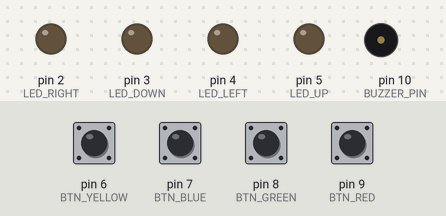
A sketch run on a simulated Arduino Uno, built with avr-gcc and run on an emulated ATmega328P. Shown: output pins drawn as LEDs (lit = HIGH), buzzer (waves = sounding). Dashed ring = blinking. The test bench sets the inputs (shaded band); at power-on: pin 6 (BTN_YELLOW), pin 7 (BTN_BLUE), pin 8 (BTN_GREEN), pin 9 (BTN_RED) HIGH.

Above: at 6.1 s.
6.2 s: pin 6 (BTN_YELLOW) pulled LOW for 0.15 s
At 6.8 s:
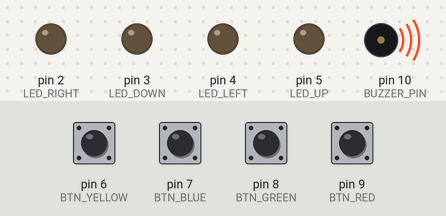
At 8.1 s:
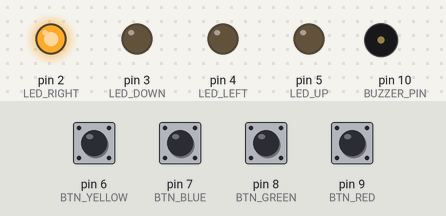
8.6 s: pin 9 (BTN_RED) pulled LOW for 1 s
At 10.2 s:
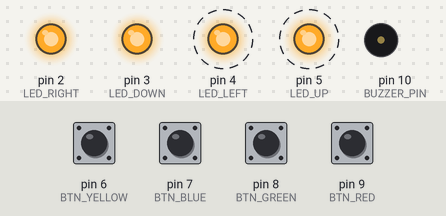
Timing chart, 0 to 14.8 s (numbered marks = the images above; inputs shaded):
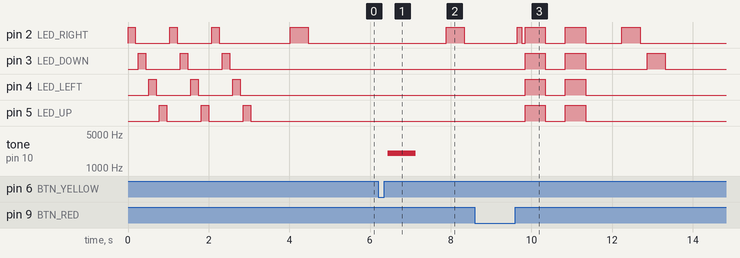

Measured:
- after the input at 6.2 s, pin 2 (LED_RIGHT): LOW → HIGH after 1.7 s, → LOW 0.45 s later; tone on pin 10 (BUZZER_PIN): silent → 2000 Hz after 0.23 s, → silent 0.70 s later
- after the input at 8.6 s, pin 3 (LED_DOWN): goes HIGH 0.50 s, LOW 0.50 s, HIGH 0.50 s, LOW 1.5 s, HIGH 0.45 s, then LOW, starting after 1.2 s; pin 4 (LED_LEFT), pin 5 (LED_UP): alternates HIGH for 0.50 s and LOW for 0.50 s, 4 changes in all, then stays LOW, starting after 1.2 s

The sketch:

simon_game.ino
```cpp
// XIAO Kids Game - Simon Memory Game
// Board: Seeeduino XIAO SAMD21

// ---------- LED pins ----------
const int LED_RIGHT = 2; // Red / Right
const int LED_DOWN  = 3; // Yellow / Down
const int LED_LEFT  = 4; // Green / Left
const int LED_UP    = 5; // Blue / Up

// ---------- Button pins ----------
const int BTN_YELLOW = 6;
const int BTN_BLUE   = 7;
const int BTN_GREEN  = 8;
const int BTN_RED    = 9;

// ---------- Buzzer ----------
const int BUZZER_PIN = 10;

// Using Psv pin on the buzzer module with tone().
const bool BUZZER_USE_TONE = true;

// ---------- Game constants ----------
const int STEP_RIGHT = 0;
const int STEP_DOWN  = 1;
const int STEP_LEFT  = 2;
const int STEP_UP    = 3;

const int MAX_LEVEL = 16;

// Predefined sequence.
// Each level adds one more item from this sequence.
const int GAME_SEQUENCE[MAX_LEVEL] = {
  STEP_RIGHT,
  STEP_DOWN,
  STEP_LEFT,
  STEP_UP,
  STEP_RIGHT,
  STEP_LEFT,
  STEP_DOWN,
  STEP_UP,
  STEP_DOWN,
  STEP_RIGHT,
  STEP_UP,
  STEP_LEFT,
  STEP_RIGHT,
  STEP_DOWN,
  STEP_UP,
  STEP_LEFT
};

int currentLevel = 1;

// Reset handling
const unsigned long LONG_RED_PRESS_MS = 1200;
const unsigned long RED_MULTI_PRESS_WINDOW_MS = 3000;
const int RED_MULTI_PRESS_COUNT = 5;

int redPressCounter = 0;
unsigned long firstRedPressTime = 0;

// ---------- Helpers ----------

int ledForStep(int step) {
  switch (step) {
    case STEP_RIGHT: return LED_RIGHT;
    case STEP_DOWN:  return LED_DOWN;
    case STEP_LEFT:  return LED_LEFT;
    case STEP_UP:    return LED_UP;
  }
  return LED_RIGHT;
}

int buttonToStep() {
  if (digitalRead(BTN_RED) == LOW)    return STEP_RIGHT;
  if (digitalRead(BTN_YELLOW) == LOW) return STEP_DOWN;
  if (digitalRead(BTN_GREEN) == LOW)  return STEP_LEFT;
  if (digitalRead(BTN_BLUE) == LOW)   return STEP_UP;

  return -1;
}

bool isAnyButtonPressed() {
  return buttonToStep() != -1;
}

void allLedsOff() {
  digitalWrite(LED_RIGHT, LOW);
  digitalWrite(LED_DOWN, LOW);
  digitalWrite(LED_LEFT, LOW);
  digitalWrite(LED_UP, LOW);
}

void allLedsOn() {
  digitalWrite(LED_RIGHT, HIGH);
  digitalWrite(LED_DOWN, HIGH);
  digitalWrite(LED_LEFT, HIGH);
  digitalWrite(LED_UP, HIGH);
}

void flashAllLedsTwice() {
  for (int i = 0; i < 2; i++) {
    allLedsOn();
    delay(500);
    allLedsOff();
    delay(500);
  }
}

void beepError() {
  // No LED action here, as requested.

  if (BUZZER_USE_TONE) {
    tone(BUZZER_PIN, 2000, 700);
    delay(750);
    noTone(BUZZER_PIN);
  } else {
    digitalWrite(BUZZER_PIN, HIGH);
    delay(700);
    digitalWrite(BUZZER_PIN, LOW);
  }

  delay(300);
}

void showOneStep(int step, int onMs = 450, int gapMs = 180) {
  int led = ledForStep(step);

  digitalWrite(led, HIGH);
  delay(onMs);
  digitalWrite(led, LOW);
  delay(gapMs);
}

void introAnimation() {
  allLedsOff();

  // 3 rotations before game starts.
  for (int round = 0; round < 3; round++) {
    showOneStep(STEP_RIGHT, 180, 80);
    showOneStep(STEP_DOWN, 180, 80);
    showOneStep(STEP_LEFT, 180, 80);
    showOneStep(STEP_UP, 180, 80);
  }

  delay(500);
}

void showCurrentSequence() {
  delay(400);

  for (int i = 0; i < currentLevel; i++) {
    showOneStep(GAME_SEQUENCE[i]);
  }

  delay(300);
}

void resetGame() {
  currentLevel = 1;
  redPressCounter = 0;
  firstRedPressTime = 0;

  allLedsOff();
  delay(300);
  introAnimation();
  showCurrentSequence();
}

bool registerRedTapAndCheckReset() {
  unsigned long now = millis();

  if (redPressCounter == 0 || (now - firstRedPressTime) > RED_MULTI_PRESS_WINDOW_MS) {
    redPressCounter = 1;
    firstRedPressTime = now;
  } else {
    redPressCounter++;
  }

  if (redPressCounter >= RED_MULTI_PRESS_COUNT) {
    return true;
  }

  return false;
}

bool checkLongRedPressReset() {
  if (digitalRead(BTN_RED) != LOW) {
    return false;
  }

  unsigned long start = millis();

  while (digitalRead(BTN_RED) == LOW) {
    if (millis() - start >= LONG_RED_PRESS_MS) {
      // Wait until release, so it does not immediately trigger again.
      while (digitalRead(BTN_RED) == LOW) {
        delay(10);
      }
      delay(150);
      return true;
    }

    delay(10);
  }

  return false;
}

int waitForButtonPressOrReset(bool &resetRequested) {
  resetRequested = false;

  while (true) {
    // Long red press reset
    if (digitalRead(BTN_RED) == LOW) {
      unsigned long start = millis();

      while (digitalRead(BTN_RED) == LOW) {
        if (millis() - start >= LONG_RED_PRESS_MS) {
          while (digitalRead(BTN_RED) == LOW) {
            delay(10);
          }
          delay(150);
          resetRequested = true;
          return -1;
        }

        delay(10);
      }

      // It was a short red press.
      delay(40); // debounce

      if (registerRedTapAndCheckReset()) {
        resetRequested = true;
        return -1;
      }

      // Red button means STEP_RIGHT.
      return STEP_RIGHT;
    }

    if (digitalRead(BTN_YELLOW) == LOW) {
      delay(40);
      while (digitalRead(BTN_YELLOW) == LOW) {
        delay(10);
      }
      delay(80);
      return STEP_DOWN;
    }

    if (digitalRead(BTN_GREEN) == LOW) {
      delay(40);
      while (digitalRead(BTN_GREEN) == LOW) {
        delay(10);
      }
      delay(80);
      return STEP_LEFT;
    }

    if (digitalRead(BTN_BLUE) == LOW) {
      delay(40);
      while (digitalRead(BTN_BLUE) == LOW) {
        delay(10);
      }
      delay(80);
      return STEP_UP;
    }

    delay(10);
  }
}

bool playUserInputForCurrentLevel() {
  for (int i = 0; i < currentLevel; i++) {
    bool resetRequested = false;
    int pressedStep = waitForButtonPressOrReset(resetRequested);

    if (resetRequested) {
      resetGame();
      return false;
    }

    int expectedStep = GAME_SEQUENCE[i];

    if (pressedStep != expectedStep) {
      beepError();
      showCurrentSequence();
      return false;
    }

    // Small visual feedback for correct button.
    showOneStep(pressedStep, 120, 80);
  }

  return true;
}

// ---------- Arduino lifecycle ----------

void setup() {
  pinMode(LED_RIGHT, OUTPUT);
  pinMode(LED_DOWN, OUTPUT);
  pinMode(LED_LEFT, OUTPUT);
  pinMode(LED_UP, OUTPUT);

  pinMode(BTN_YELLOW, INPUT_PULLUP);
  pinMode(BTN_BLUE, INPUT_PULLUP);
  pinMode(BTN_GREEN, INPUT_PULLUP);
  pinMode(BTN_RED, INPUT_PULLUP);

  pinMode(BUZZER_PIN, OUTPUT);
  digitalWrite(BUZZER_PIN, LOW);

  allLedsOff();

  introAnimation();
  showCurrentSequence();
}

void loop() {
  bool success = playUserInputForCurrentLevel();

  if (success) {
    flashAllLedsTwice();

    if (currentLevel < MAX_LEVEL) {
      currentLevel++;
    } else {
      // Finished all predefined levels.
      // Start again from level 1.
      currentLevel = 1;
    }

    showCurrentSequence();
  }
}
```
